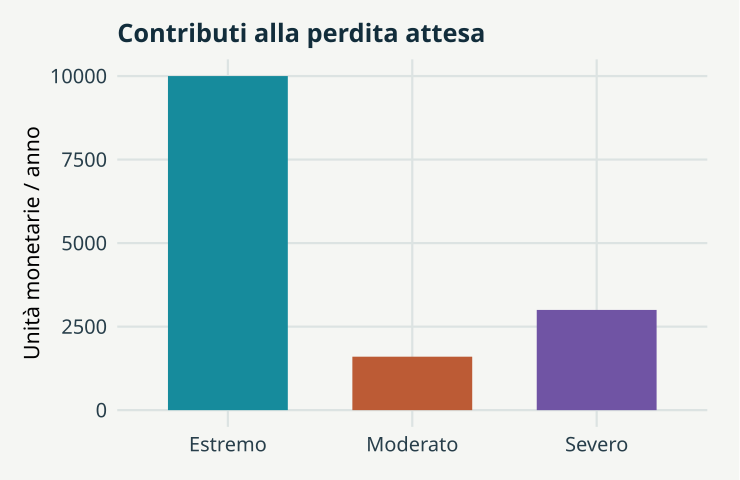

Here is the R script that generated this plot:
# GeoStat Lab — funzioni comuni. R >= 4.3; ggplot2 >= 3.4; jsonlite.
suppressPackageStartupMessages(library(ggplot2))
col_geo <- c('#168B9C','#BC5B35','#7054A4','#A17B19','#227864','#64748B')
theme_set(theme_minimal(base_size=17, base_family='sans') + theme(
  plot.background=element_rect(fill='#F5F6F3',colour=NA),
  panel.background=element_rect(fill='#F5F6F3',colour=NA),
  panel.grid.minor=element_blank(),panel.grid.major=element_line(colour='#DCE3E2'),
  plot.title=element_text(size=19,face='bold',colour='#122D3B'),
  plot.subtitle=element_text(size=13,colour='#405560',margin=margin(b=12)),
  axis.text=element_text(size=15,colour='#273E4A'),axis.title=element_text(size=16),
  legend.position='bottom',legend.title=element_blank(),legend.text=element_text(size=14),
  strip.text=element_text(size=15,face='bold'),plot.margin=margin(18,24,18,18)))
metric <- function(...) data.frame(grandezza=names(c(...)),valore=as.character(c(...)),check.names=FALSE)
f <- function(x,d=3) {out<-formatC(x,digits=d,format='fg');out[!is.finite(x)]<-'Non definito';out}
line_plot <- function(d,x='x',y='y',title='',xl=x,yl=y,group=NULL) {
 p<-ggplot(d,aes(x=.data[[x]],y=.data[[y]]))
 if(is.null(group)) p<-p+geom_line(colour=col_geo[1],linewidth=1.05) else p<-p+aes(colour=.data[[group]],group=.data[[group]])+geom_line(linewidth=1)+scale_colour_manual(values=col_geo)
 p+labs(title=title,x=xl,y=yl)
}
point_plot <- function(d,x='x',y='y',title='',xl=x,yl=y,group=NULL) {
 p<-ggplot(d,aes(x=.data[[x]],y=.data[[y]]))
 if(is.null(group))p<-p+geom_point(colour=col_geo[1],size=2.5,alpha=.8) else p<-p+aes(colour=.data[[group]])+geom_point(size=2.7,alpha=.85)+scale_colour_manual(values=col_geo)
 p+labs(title=title,x=xl,y=yl)
}
hist_plot<-function(x,title='',xl='Valore',bins=20)ggplot(data.frame(x=x),aes(x))+geom_histogram(bins=bins,fill=col_geo[1],colour='#F5F6F3')+labs(title=title,x=xl,y='Frequenza')
bar_plot<-function(d,x='gruppo',y='valore',title='',yl='Valore')ggplot(d,aes(x=.data[[x]],y=.data[[y]],fill=.data[[x]]))+geom_col(width=.65)+scale_fill_manual(values=rep(col_geo,length.out=length(unique(d[[x]])) ))+guides(fill='none')+labs(title=title,x=NULL,y=yl)
map_plot<-function(d,z='z',title='',xl='Est [km]',yl='Nord [km]')ggplot(d,aes(x,y,fill=.data[[z]]))+geom_raster()+coord_equal()+scale_fill_gradientn(colours=c('#153F56','#298C9C','#B8CDB2','#F1D889','#AD542F'))+labs(title=title,x=xl,y=yl)
acf_data<-function(x,lag=20){a<-acf(x,lag.max=min(lag,length(x)-1),plot=FALSE);data.frame(x=as.vector(a$lag)[-1],y=as.vector(a$acf)[-1])}
# AR(1), distribuzione marginale stazionaria N(0, 1).
ar_series<-function(n,rho){x<-numeric(n);x[1]<-rnorm(1);for(i in 2:n)x[i]<-rho*x[i-1]+sqrt(1-rho^2)*rnorm(1);x}
# Distanze euclidee in unità metriche già dichiarate; nessuna conversione implicita di CRS.
dist_cross<-function(a,b)sqrt(outer(a[,1],b[,1],'-')^2+outer(a[,2],b[,2],'-')^2)
# Predittore IDW: i punti coincidenti ricevono esattamente il valore osservato.
idw<-function(xy,z,new,power=2){dd<-dist_cross(new,xy);apply(dd,1,function(d)if(any(d<1e-10))mean(z[d<1e-10])else weighted.mean(z,d^(-power)))}
# CART didattico binario: divisioni assiali che minimizzano l'impurità di Gini.
cart_fit<-function(x,y,depth=2,minleaf=4){
 node<-list(p=mean(y),n=length(y));if(depth<1||length(unique(y))<2||length(y)<2*minleaf)return(node)
 best<-Inf
 for(j in seq_len(ncol(x))){v<-sort(unique(x[,j])); if(length(v)<2)next
  for(cut in (head(v,-1)+tail(v,-1))/2){left<-x[,j]<=cut;nl<-sum(left);nr<-sum(!left);if(min(nl,nr)<minleaf)next
   score<-nl*mean(y[left])*(1-mean(y[left]))+nr*mean(y[!left])*(1-mean(y[!left]))
   if(score<best){best<-score;node$j<-j;node$cut<-cut;split<-left}
  }
 }
 if(is.finite(best)){node$left<-cart_fit(x[split,,drop=FALSE],y[split],depth-1,minleaf);node$right<-cart_fit(x[!split,,drop=FALSE],y[!split],depth-1,minleaf)};node
}
cart_predict<-function(tree,x)apply(x,1,function(row){t<-tree;while(!is.null(t$j))t<-if(row[t$j]<=t$cut)t$left else t$right;t$p})

p <- list(exposure = 2, vulnerability = 1, seed = 17)
set.seed(p$seed)
prob <- c(0.08, 0.015, 0.005)

loss <- c(10000, 1e+05, 1e+06) * p$exposure * p$vulnerability

data <- data.frame(gruppo = c("Moderato", "Severo", "Estremo"), probabilita = prob, perdita = loss, 
    valore = prob * loss)

plots <- list(bar_plot(data, title = "Contributi alla perdita attesa", yl = "Unità monetarie / anno"))

metrics <- metric(`Perdita attesa annua` = f(sum(prob * loss)), `Probabilità annua di una classe dannosa` = sum(prob), 
    `Esposizione relativa` = p$exposure)
print(metrics,row.names=FALSE)
ggplot2::ggsave('m14-conseguenze-B.svg',plots[[1]],device=svglite::svglite,width=7.7,height=5.0,bg='#F8F6F1')
